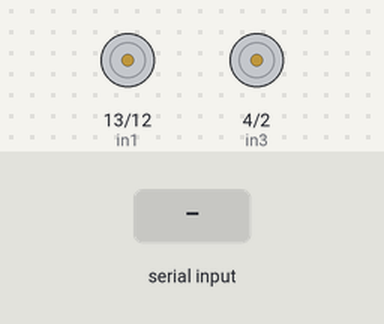
The sketch below on a simulated Arduino Uno, built with avr-gcc and run on an emulated ATmega328P. Shown: motor-driver pin pairs drawn as motors (green arrow = first pin HIGH = forward, orange = second pin HIGH = backward, longer = more drive, scaled by the enable pin). Inputs (shaded band) come from the test bench. What the sketch prints to the serial monitor is not drawn.

Above: at 1.2 s.
1.3 s: "30,150\n" received over Serial
At 2.1 s:
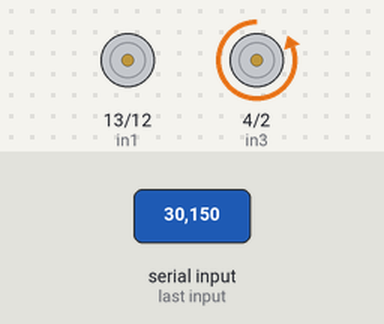
At 3.3 s:
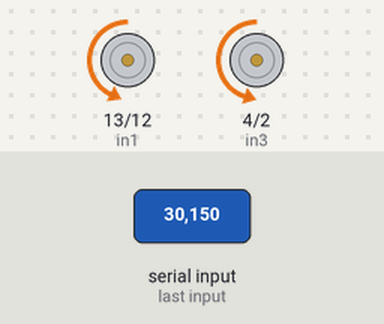
Timing chart, 0 to 8.5 s (numbered marks = the images above; inputs shaded):
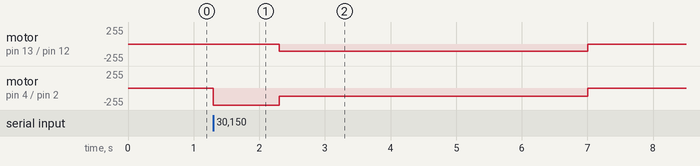

The sketch:

motor_test.ino
```cpp
// Motor 1 connections (right motor)
int enA = 11;
int in1 = 13;
int in2 = 12;
// Motor 2 connections (left motor)
int enB = 6; ///9
int in3 = 4; //8
int in4 = 2; //7
// Motor 3 connections (up motor)
int enC = 6;
int in5 = 4;
int in6 = 2;

int val;
void setup() {


  //serioal
  Serial.begin(9600);
  Serial.setTimeout(1);
  pinMode(LED_BUILTIN, OUTPUT);

  // Set all the motor control pins to outputs
  pinMode(enA, OUTPUT);
  pinMode(enB, OUTPUT);
  pinMode(enC, OUTPUT);
  pinMode(in1, OUTPUT);
  pinMode(in2, OUTPUT);
  pinMode(in3, OUTPUT);
  pinMode(in4, OUTPUT);
  pinMode(in5, OUTPUT);
  pinMode(in6, OUTPUT);

  // Turn off motors - Initial state
  digitalWrite(in1, LOW);
  digitalWrite(in2, LOW);
  digitalWrite(in3, LOW);
  digitalWrite(in4, LOW);
  digitalWrite(in5, LOW);
  digitalWrite(in5, LOW);
}

void loop() {
  while(!Serial.available());
  val = Serial.readString().toInt();
  Serial.write(val);

  if (val == 0){
    turnLeft();
  } else if (val == 1){
    turnRight();
  } else if (val == 2){
    goUp();
  } else if(val == 3){
    goDown();
  } else if(val == 4){
    goForward();
  }
  //turnLeft();
 // delay(1000);
  //goUp();
  //delay(1000);
  //turnRight();
  //delay(1000);
 // goDown();
  //delay(1000);
  //goForward();
  //delay(1000);
}
void turnLeft(){
  analogWrite(enA, 110); //right motor
  analogWrite(enB, 120); //left motor

  digitalWrite(in1, LOW);
  digitalWrite(in2, HIGH);
  digitalWrite(in3, LOW);
  digitalWrite(in4, HIGH);
  delay(4700);

  // Turn off motors
  digitalWrite(in1, LOW);
  digitalWrite(in2, LOW);
  digitalWrite(in3, LOW);
  digitalWrite(in4, LOW);
}

void turnRight(){
  analogWrite(enA, 130); //right motor
  analogWrite(enB, 120); //left motor

  digitalWrite(in1, HIGH);
  digitalWrite(in2, LOW);
  digitalWrite(in3, HIGH);
  digitalWrite(in4, LOW);
  delay(4700);

  // Turn off motors
  digitalWrite(in1, LOW);
  digitalWrite(in2, LOW);
  digitalWrite(in3, LOW);
  digitalWrite(in4, LOW);

}

void goUp(){
  analogWrite(enC, 255);
  digitalWrite(in5, HIGH);
  digitalWrite(in6, LOW);
  delay(1000);
  digitalWrite(in5, LOW);
  digitalWrite(in6, LOW);

}

void goDown(){
  analogWrite(enC, 255);
  digitalWrite(in5, LOW);
  digitalWrite(in6, HIGH);
  delay(1000);
  digitalWrite(in5, LOW);
  digitalWrite(in6, LOW);

}
void goForward(){
  analogWrite(enA, 200); //right motor
  analogWrite(enB, 255); //left motor

  digitalWrite(in1, LOW);
  digitalWrite(in2, HIGH);
  digitalWrite(in3, HIGH);
  digitalWrite(in4, LOW);
  delay(8000);

  // Turn off motors
  digitalWrite(in1, LOW);
  digitalWrite(in2, LOW);
  digitalWrite(in3, LOW);
  digitalWrite(in4, LOW);


}
```

Measured:
- after the input at 1.3 s, motor on pin 13 (in1) / pin 12 (in2): stopped → backward 110/255 after 1.0 s, → stopped 4.7 s later; motor on pin 4 (in3) / pin 2 (in4): stopped → backward 255/255 at once, → backward 120/255 1.0 s later, → stopped 4.7 s later
